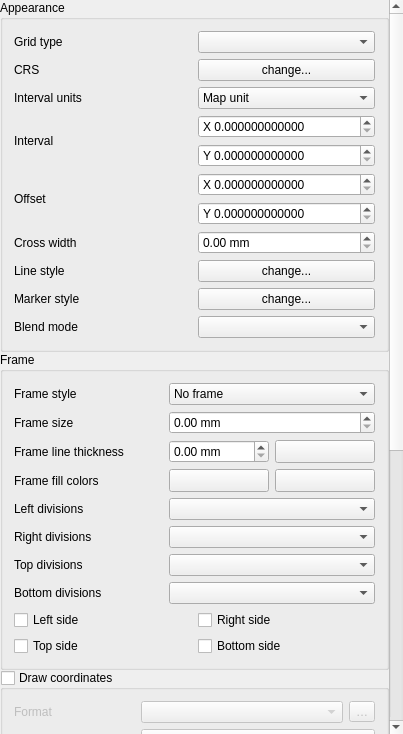
<?xml version="1.0" encoding="UTF-8"?>
<ui version="4.0">
 <class>QgsComposerMapGridWidgetBase</class>
 <widget class="QWidget" name="QgsComposerMapGridWidgetBase">
  <property name="geometry">
   <rect>
    <x>0</x>
    <y>0</y>
    <width>403</width>
    <height>734</height>
   </rect>
  </property>
  <property name="sizePolicy">
   <sizepolicy hsizetype="Expanding" vsizetype="Expanding">
    <horstretch>0</horstretch>
    <verstretch>0</verstretch>
   </sizepolicy>
  </property>
  <property name="windowTitle">
   <string>Map Options</string>
  </property>
  <layout class="QVBoxLayout" name="verticalLayout_2">
   <property name="spacing">
    <number>0</number>
   </property>
   <property name="leftMargin">
    <number>0</number>
   </property>
   <property name="topMargin">
    <number>0</number>
   </property>
   <property name="rightMargin">
    <number>0</number>
   </property>
   <property name="bottomMargin">
    <number>0</number>
   </property>
   <item>
    <widget class="QgsScrollArea" name="scrollArea">
     <property name="frameShape">
      <enum>QFrame::NoFrame</enum>
     </property>
     <property name="widgetResizable">
      <bool>true</bool>
     </property>
     <widget class="QWidget" name="scrollAreaWidgetContents">
      <property name="geometry">
       <rect>
        <x>0</x>
        <y>-361</y>
        <width>386</width>
        <height>1095</height>
       </rect>
      </property>
      <property name="sizePolicy">
       <sizepolicy hsizetype="Preferred" vsizetype="Maximum">
        <horstretch>0</horstretch>
        <verstretch>0</verstretch>
       </sizepolicy>
      </property>
      <layout class="QVBoxLayout" name="mainLayout">
       <property name="spacing">
        <number>0</number>
       </property>
       <property name="leftMargin">
        <number>0</number>
       </property>
       <property name="topMargin">
        <number>0</number>
       </property>
       <property name="rightMargin">
        <number>0</number>
       </property>
       <property name="bottomMargin">
        <number>0</number>
       </property>
       <item>
        <widget class="QgsCollapsibleGroupBoxBasic" name="mGridCheckBox">
         <property name="title">
          <string>Appearance</string>
         </property>
         <layout class="QGridLayout" name="gridLayout_6" columnstretch="0,0">
          <item row="0" column="0">
           <widget class="QLabel" name="mGridTypeLabel_2">
            <property name="accessibleName">
             <string extracomment="Hello translotor"/>
            </property>
            <property name="text">
             <string>Grid type</string>
            </property>
            <property name="wordWrap">
             <bool>false</bool>
            </property>
           </widget>
          </item>
          <item row="0" column="1">
           <widget class="QComboBox" name="mGridTypeComboBox"/>
          </item>
          <item row="1" column="0">
           <widget class="QLabel" name="mMapGridCRSLabel">
            <property name="text">
             <string>CRS</string>
            </property>
           </widget>
          </item>
          <item row="1" column="1">
           <widget class="QPushButton" name="mMapGridCRSButton">
            <property name="text">
             <string>change...</string>
            </property>
           </widget>
          </item>
          <item row="2" column="0">
           <widget class="QLabel" name="mMapGridUnitLabel">
            <property name="text">
             <string>Interval units</string>
            </property>
           </widget>
          </item>
          <item row="2" column="1">
           <widget class="QComboBox" name="mMapGridUnitComboBox">
            <item>
             <property name="text">
              <string>Map unit</string>
             </property>
            </item>
            <item>
             <property name="text">
              <string>Millimeter</string>
             </property>
            </item>
            <item>
             <property name="text">
              <string>Centimeter</string>
             </property>
            </item>
           </widget>
          </item>
          <item row="3" column="0">
           <widget class="QLabel" name="mIntervalXLabel_2">
            <property name="text">
             <string>Interval</string>
            </property>
            <property name="wordWrap">
             <bool>false</bool>
            </property>
           </widget>
          </item>
          <item row="3" column="1">
           <layout class="QVBoxLayout" name="verticalLayout_9">
            <item>
             <widget class="QgsDoubleSpinBox" name="mIntervalXSpinBox">
              <property name="prefix">
               <string>X </string>
              </property>
              <property name="decimals">
               <number>12</number>
              </property>
              <property name="maximum">
               <double>9999999.000000000000000</double>
              </property>
             </widget>
            </item>
            <item>
             <widget class="QgsDoubleSpinBox" name="mIntervalYSpinBox">
              <property name="prefix">
               <string>Y </string>
              </property>
              <property name="decimals">
               <number>12</number>
              </property>
              <property name="maximum">
               <double>9999999.000000000000000</double>
              </property>
             </widget>
            </item>
           </layout>
          </item>
          <item row="4" column="0">
           <widget class="QLabel" name="mOffsetXLabel_2">
            <property name="text">
             <string>Offset</string>
            </property>
            <property name="wordWrap">
             <bool>false</bool>
            </property>
           </widget>
          </item>
          <item row="4" column="1">
           <layout class="QVBoxLayout" name="verticalLayout_10">
            <item>
             <widget class="QgsDoubleSpinBox" name="mOffsetXSpinBox">
              <property name="prefix">
               <string>X </string>
              </property>
              <property name="decimals">
               <number>12</number>
              </property>
              <property name="maximum">
               <double>9999999.000000000000000</double>
              </property>
             </widget>
            </item>
            <item>
             <widget class="QgsDoubleSpinBox" name="mOffsetYSpinBox">
              <property name="prefix">
               <string>Y </string>
              </property>
              <property name="decimals">
               <number>12</number>
              </property>
              <property name="maximum">
               <double>9999999.000000000000000</double>
              </property>
             </widget>
            </item>
           </layout>
          </item>
          <item row="5" column="0">
           <widget class="QLabel" name="mCrossWidthLabel">
            <property name="text">
             <string>Cross width</string>
            </property>
            <property name="wordWrap">
             <bool>false</bool>
            </property>
           </widget>
          </item>
          <item row="5" column="1">
           <widget class="QgsDoubleSpinBox" name="mCrossWidthSpinBox">
            <property name="suffix">
             <string> mm</string>
            </property>
            <property name="decimals">
             <number>2</number>
            </property>
            <property name="showClearButton" stdset="0">
             <bool>false</bool>
            </property>
           </widget>
          </item>
          <item row="6" column="0">
           <widget class="QLabel" name="mLineStyleLabel">
            <property name="text">
             <string>Line style</string>
            </property>
            <property name="wordWrap">
             <bool>false</bool>
            </property>
           </widget>
          </item>
          <item row="6" column="1">
           <widget class="QPushButton" name="mGridLineStyleButton">
            <property name="text">
             <string>change...</string>
            </property>
           </widget>
          </item>
          <item row="7" column="0">
           <widget class="QLabel" name="mMarkerStyleLabel">
            <property name="text">
             <string>Marker style</string>
            </property>
            <property name="wordWrap">
             <bool>false</bool>
            </property>
           </widget>
          </item>
          <item row="7" column="1">
           <widget class="QPushButton" name="mGridMarkerStyleButton">
            <property name="text">
             <string>change...</string>
            </property>
           </widget>
          </item>
          <item row="8" column="0">
           <widget class="QLabel" name="mGridBlendLabel">
            <property name="text">
             <string>Blend mode</string>
            </property>
           </widget>
          </item>
          <item row="8" column="1">
           <widget class="QgsBlendModeComboBox" name="mGridBlendComboBox"/>
          </item>
         </layout>
        </widget>
       </item>
       <item>
        <widget class="QgsCollapsibleGroupBoxBasic" name="mGridFrameGroupBox">
         <property name="focusPolicy">
          <enum>Qt::StrongFocus</enum>
         </property>
         <property name="title">
          <string>Frame</string>
         </property>
         <property name="syncGroup" stdset="0">
          <string notr="true">composermapgrid</string>
         </property>
         <layout class="QGridLayout" name="gridLayout_3" columnstretch="0,1,1">
          <item row="0" column="0">
           <widget class="QLabel" name="mFrameStyleLabel_2">
            <property name="text">
             <string>Frame style</string>
            </property>
            <property name="wordWrap">
             <bool>false</bool>
            </property>
           </widget>
          </item>
          <item row="1" column="0">
           <widget class="QLabel" name="mFrameWidthLabel">
            <property name="text">
             <string>Frame size</string>
            </property>
            <property name="wordWrap">
             <bool>false</bool>
            </property>
           </widget>
          </item>
          <item row="2" column="0">
           <widget class="QLabel" name="mFramePenLabel">
            <property name="text">
             <string>Frame line thickness</string>
            </property>
           </widget>
          </item>
          <item row="2" column="1">
           <widget class="QgsDoubleSpinBox" name="mGridFramePenSizeSpinBox">
            <property name="suffix">
             <string> mm</string>
            </property>
            <property name="showClearButton" stdset="0">
             <bool>false</bool>
            </property>
           </widget>
          </item>
          <item row="2" column="2">
           <widget class="QgsColorButton" name="mGridFramePenColorButton">
            <property name="minimumSize">
             <size>
              <width>100</width>
              <height>0</height>
             </size>
            </property>
            <property name="maximumSize">
             <size>
              <width>100</width>
              <height>16777215</height>
             </size>
            </property>
            <property name="text">
             <string/>
            </property>
           </widget>
          </item>
          <item row="3" column="0">
           <widget class="QLabel" name="mFrameFillLabel">
            <property name="text">
             <string>Frame fill colors</string>
            </property>
           </widget>
          </item>
          <item row="3" column="1">
           <widget class="QgsColorButton" name="mGridFrameFill1ColorButton">
            <property name="minimumSize">
             <size>
              <width>100</width>
              <height>0</height>
             </size>
            </property>
            <property name="maximumSize">
             <size>
              <width>100</width>
              <height>16777215</height>
             </size>
            </property>
            <property name="text">
             <string/>
            </property>
           </widget>
          </item>
          <item row="3" column="2">
           <widget class="QgsColorButton" name="mGridFrameFill2ColorButton">
            <property name="minimumSize">
             <size>
              <width>100</width>
              <height>0</height>
             </size>
            </property>
            <property name="maximumSize">
             <size>
              <width>100</width>
              <height>16777215</height>
             </size>
            </property>
            <property name="text">
             <string/>
            </property>
           </widget>
          </item>
          <item row="8" column="0" colspan="3">
           <layout class="QGridLayout" name="gridLayout_4">
            <item row="0" column="0">
             <widget class="QCheckBox" name="mCheckGridLeftSide">
              <property name="text">
               <string>Left side</string>
              </property>
             </widget>
            </item>
            <item row="0" column="1">
             <widget class="QCheckBox" name="mCheckGridRightSide">
              <property name="text">
               <string>Right side</string>
              </property>
             </widget>
            </item>
            <item row="1" column="0">
             <widget class="QCheckBox" name="mCheckGridTopSide">
              <property name="text">
               <string>Top side</string>
              </property>
             </widget>
            </item>
            <item row="1" column="1">
             <widget class="QCheckBox" name="mCheckGridBottomSide">
              <property name="text">
               <string>Bottom side</string>
              </property>
             </widget>
            </item>
           </layout>
          </item>
          <item row="0" column="1" colspan="2">
           <widget class="QComboBox" name="mFrameStyleComboBox">
            <item>
             <property name="text">
              <string>No frame</string>
             </property>
            </item>
            <item>
             <property name="text">
              <string>Zebra</string>
             </property>
            </item>
            <item>
             <property name="text">
              <string>Interior ticks</string>
             </property>
            </item>
            <item>
             <property name="text">
              <string>Exterior ticks</string>
             </property>
            </item>
            <item>
             <property name="text">
              <string>Interior and exterior ticks</string>
             </property>
            </item>
            <item>
             <property name="text">
              <string>Line border</string>
             </property>
            </item>
           </widget>
          </item>
          <item row="1" column="1" colspan="2">
           <widget class="QgsDoubleSpinBox" name="mFrameWidthSpinBox">
            <property name="suffix">
             <string> mm</string>
            </property>
            <property name="showClearButton" stdset="0">
             <bool>false</bool>
            </property>
           </widget>
          </item>
          <item row="5" column="0">
           <widget class="QLabel" name="mRightDivisionsLabel">
            <property name="text">
             <string>Right divisions</string>
            </property>
           </widget>
          </item>
          <item row="4" column="0">
           <widget class="QLabel" name="mLeftDivisionsLabel">
            <property name="text">
             <string>Left divisions</string>
            </property>
           </widget>
          </item>
          <item row="6" column="0">
           <widget class="QLabel" name="mTopDivisionsLabel">
            <property name="text">
             <string>Top divisions</string>
            </property>
           </widget>
          </item>
          <item row="7" column="0">
           <widget class="QLabel" name="mBottomDivisionsLabel">
            <property name="text">
             <string>Bottom divisions</string>
            </property>
           </widget>
          </item>
          <item row="4" column="1" colspan="2">
           <widget class="QComboBox" name="mFrameDivisionsLeftComboBox"/>
          </item>
          <item row="5" column="1" colspan="2">
           <widget class="QComboBox" name="mFrameDivisionsRightComboBox"/>
          </item>
          <item row="6" column="1" colspan="2">
           <widget class="QComboBox" name="mFrameDivisionsTopComboBox"/>
          </item>
          <item row="7" column="1" colspan="2">
           <widget class="QComboBox" name="mFrameDivisionsBottomComboBox"/>
          </item>
         </layout>
        </widget>
       </item>
       <item>
        <widget class="QgsCollapsibleGroupBoxBasic" name="mDrawAnnotationGroupBox">
         <property name="enabled">
          <bool>true</bool>
         </property>
         <property name="title">
          <string>Draw coordinates</string>
         </property>
         <property name="checkable">
          <bool>true</bool>
         </property>
         <property name="checked">
          <bool>false</bool>
         </property>
         <property name="syncGroup" stdset="0">
          <string notr="true">composermapgrid</string>
         </property>
         <property name="collapsed" stdset="0">
          <bool>false</bool>
         </property>
         <layout class="QGridLayout" name="gridLayout">
          <item row="0" column="0">
           <widget class="QLabel" name="mAnnotationFormatLabel">
            <property name="text">
             <string>Format</string>
            </property>
           </widget>
          </item>
          <item row="0" column="1">
           <layout class="QHBoxLayout" name="horizontalLayout_13">
            <item>
             <widget class="QComboBox" name="mAnnotationFormatComboBox"/>
            </item>
            <item>
             <widget class="QToolButton" name="mAnnotationFormatButton">
              <property name="text">
               <string>…</string>
              </property>
              <property name="icon">
               <iconset resource="../../../images/images.qrc">
                <normaloff>:/images/themes/default/mIconExpression.svg</normaloff>:/images/themes/default/mIconExpression.svg</iconset>
              </property>
             </widget>
            </item>
           </layout>
          </item>
          <item row="1" column="0">
           <widget class="QLabel" name="mAnnotationPositionLabelLeft">
            <property name="text">
             <string>Left</string>
            </property>
            <property name="wordWrap">
             <bool>true</bool>
            </property>
           </widget>
          </item>
          <item row="1" column="1">
           <widget class="QComboBox" name="mAnnotationDisplayLeftComboBox"/>
          </item>
          <item row="2" column="1">
           <widget class="QComboBox" name="mAnnotationPositionLeftComboBox"/>
          </item>
          <item row="3" column="1">
           <widget class="QComboBox" name="mAnnotationDirectionComboBoxLeft"/>
          </item>
          <item row="4" column="0">
           <widget class="QLabel" name="mAnnotationPositionLabelRight">
            <property name="text">
             <string>Right</string>
            </property>
            <property name="wordWrap">
             <bool>true</bool>
            </property>
           </widget>
          </item>
          <item row="4" column="1">
           <widget class="QComboBox" name="mAnnotationDisplayRightComboBox"/>
          </item>
          <item row="5" column="1">
           <widget class="QComboBox" name="mAnnotationPositionRightComboBox"/>
          </item>
          <item row="6" column="1">
           <widget class="QComboBox" name="mAnnotationDirectionComboBoxRight"/>
          </item>
          <item row="7" column="0">
           <widget class="QLabel" name="mAnnotationPositionLabelTop">
            <property name="text">
             <string>Top</string>
            </property>
            <property name="wordWrap">
             <bool>true</bool>
            </property>
           </widget>
          </item>
          <item row="7" column="1">
           <widget class="QComboBox" name="mAnnotationDisplayTopComboBox"/>
          </item>
          <item row="8" column="1">
           <widget class="QComboBox" name="mAnnotationPositionTopComboBox"/>
          </item>
          <item row="9" column="1">
           <widget class="QComboBox" name="mAnnotationDirectionComboBoxTop"/>
          </item>
          <item row="10" column="0">
           <widget class="QLabel" name="mAnnotationPositionLabelBottom">
            <property name="text">
             <string>Bottom</string>
            </property>
            <property name="wordWrap">
             <bool>true</bool>
            </property>
           </widget>
          </item>
          <item row="10" column="1">
           <widget class="QComboBox" name="mAnnotationDisplayBottomComboBox"/>
          </item>
          <item row="11" column="1">
           <widget class="QComboBox" name="mAnnotationPositionBottomComboBox"/>
          </item>
          <item row="12" column="1">
           <widget class="QComboBox" name="mAnnotationDirectionComboBoxBottom"/>
          </item>
          <item row="13" column="0">
           <widget class="QLabel" name="label">
            <property name="text">
             <string>Font</string>
            </property>
           </widget>
          </item>
          <item row="14" column="0">
           <widget class="QLabel" name="mFontColorLabel">
            <property name="text">
             <string>Font color</string>
            </property>
           </widget>
          </item>
          <item row="15" column="0">
           <widget class="QLabel" name="mDistanceToFrameLabel">
            <property name="text">
             <string>Distance to map frame</string>
            </property>
            <property name="wordWrap">
             <bool>true</bool>
            </property>
           </widget>
          </item>
          <item row="15" column="1">
           <widget class="QgsDoubleSpinBox" name="mDistanceToMapFrameSpinBox">
            <property name="suffix">
             <string> mm</string>
            </property>
           </widget>
          </item>
          <item row="16" column="0">
           <widget class="QLabel" name="mCoordinatePrecisionLabel">
            <property name="text">
             <string>Coordinate precision</string>
            </property>
            <property name="wordWrap">
             <bool>true</bool>
            </property>
           </widget>
          </item>
          <item row="16" column="1">
           <widget class="QgsSpinBox" name="mCoordinatePrecisionSpinBox">
            <property name="showClearButton" stdset="0">
             <bool>false</bool>
            </property>
           </widget>
          </item>
          <item row="14" column="1">
           <layout class="QHBoxLayout" name="horizontalLayout">
            <item>
             <widget class="QgsColorButton" name="mAnnotationFontColorButton">
              <property name="minimumSize">
               <size>
                <width>120</width>
                <height>0</height>
               </size>
              </property>
              <property name="text">
               <string/>
              </property>
             </widget>
            </item>
            <item>
             <spacer name="horizontalSpacer">
              <property name="orientation">
               <enum>Qt::Horizontal</enum>
              </property>
              <property name="sizeHint" stdset="0">
               <size>
                <width>40</width>
                <height>20</height>
               </size>
              </property>
             </spacer>
            </item>
           </layout>
          </item>
          <item row="13" column="1">
           <widget class="QgsFontButton" name="mAnnotationFontButton">
            <property name="sizePolicy">
             <sizepolicy hsizetype="Expanding" vsizetype="Fixed">
              <horstretch>0</horstretch>
              <verstretch>0</verstretch>
             </sizepolicy>
            </property>
            <property name="text">
             <string>Font</string>
            </property>
           </widget>
          </item>
         </layout>
        </widget>
       </item>
      </layout>
     </widget>
    </widget>
   </item>
  </layout>
 </widget>
 <layoutdefault spacing="6" margin="11"/>
 <customwidgets>
  <customwidget>
   <class>QgsScrollArea</class>
   <extends>QScrollArea</extends>
   <header>qgsscrollarea.h</header>
   <container>1</container>
  </customwidget>
  <customwidget>
   <class>QgsColorButton</class>
   <extends>QToolButton</extends>
   <header>qgscolorbutton.h</header>
   <container>1</container>
  </customwidget>
  <customwidget>
   <class>QgsCollapsibleGroupBoxBasic</class>
   <extends>QGroupBox</extends>
   <header>qgscollapsiblegroupbox.h</header>
   <container>1</container>
  </customwidget>
  <customwidget>
   <class>QgsDoubleSpinBox</class>
   <extends>QDoubleSpinBox</extends>
   <header>qgsdoublespinbox.h</header>
  </customwidget>
  <customwidget>
   <class>QgsFontButton</class>
   <extends>QToolButton</extends>
   <header>qgsfontbutton.h</header>
  </customwidget>
  <customwidget>
   <class>QgsSpinBox</class>
   <extends>QSpinBox</extends>
   <header>qgsspinbox.h</header>
  </customwidget>
  <customwidget>
   <class>QgsBlendModeComboBox</class>
   <extends>QComboBox</extends>
   <header>qgsblendmodecombobox.h</header>
  </customwidget>
 </customwidgets>
 <tabstops>
  <tabstop>scrollArea</tabstop>
  <tabstop>mGridTypeComboBox</tabstop>
  <tabstop>mMapGridCRSButton</tabstop>
  <tabstop>mMapGridUnitComboBox</tabstop>
  <tabstop>mIntervalXSpinBox</tabstop>
  <tabstop>mIntervalYSpinBox</tabstop>
  <tabstop>mOffsetXSpinBox</tabstop>
  <tabstop>mOffsetYSpinBox</tabstop>
  <tabstop>mCrossWidthSpinBox</tabstop>
  <tabstop>mGridLineStyleButton</tabstop>
  <tabstop>mGridMarkerStyleButton</tabstop>
  <tabstop>mGridBlendComboBox</tabstop>
  <tabstop>mGridFrameGroupBox</tabstop>
  <tabstop>mFrameStyleComboBox</tabstop>
  <tabstop>mFrameWidthSpinBox</tabstop>
  <tabstop>mGridFramePenSizeSpinBox</tabstop>
  <tabstop>mGridFramePenColorButton</tabstop>
  <tabstop>mGridFrameFill1ColorButton</tabstop>
  <tabstop>mGridFrameFill2ColorButton</tabstop>
  <tabstop>mFrameDivisionsLeftComboBox</tabstop>
  <tabstop>mFrameDivisionsRightComboBox</tabstop>
  <tabstop>mFrameDivisionsTopComboBox</tabstop>
  <tabstop>mFrameDivisionsBottomComboBox</tabstop>
  <tabstop>mCheckGridLeftSide</tabstop>
  <tabstop>mCheckGridRightSide</tabstop>
  <tabstop>mCheckGridTopSide</tabstop>
  <tabstop>mCheckGridBottomSide</tabstop>
  <tabstop>mDrawAnnotationGroupBox</tabstop>
  <tabstop>mAnnotationFormatComboBox</tabstop>
  <tabstop>mAnnotationFormatButton</tabstop>
  <tabstop>mAnnotationDisplayLeftComboBox</tabstop>
  <tabstop>mAnnotationPositionLeftComboBox</tabstop>
  <tabstop>mAnnotationDirectionComboBoxLeft</tabstop>
  <tabstop>mAnnotationDisplayRightComboBox</tabstop>
  <tabstop>mAnnotationPositionRightComboBox</tabstop>
  <tabstop>mAnnotationDirectionComboBoxRight</tabstop>
  <tabstop>mAnnotationDisplayTopComboBox</tabstop>
  <tabstop>mAnnotationPositionTopComboBox</tabstop>
  <tabstop>mAnnotationDirectionComboBoxTop</tabstop>
  <tabstop>mAnnotationDisplayBottomComboBox</tabstop>
  <tabstop>mAnnotationPositionBottomComboBox</tabstop>
  <tabstop>mAnnotationDirectionComboBoxBottom</tabstop>
  <tabstop>mAnnotationFontButton</tabstop>
  <tabstop>mAnnotationFontColorButton</tabstop>
  <tabstop>mDistanceToMapFrameSpinBox</tabstop>
  <tabstop>mCoordinatePrecisionSpinBox</tabstop>
 </tabstops>
 <resources>
  <include location="../../../images/images.qrc"/>
  <include location="../../../images/images.qrc"/>
  <include location="../../../images/images.qrc"/>
  <include location="../../../images/images.qrc"/>
  <include location="../../../images/images.qrc"/>
  <include location="../../../images/images.qrc"/>
  <include location="../../../images/images.qrc"/>
  <include location="../../../images/images.qrc"/>
  <include location="../../../images/images.qrc"/>
  <include location="../../../images/images.qrc"/>
  <include location="../../../images/images.qrc"/>
  <include location="../../../images/images.qrc"/>
  <include location="../../../images/images.qrc"/>
  <include location="../../../images/images.qrc"/>
  <include location="../../../images/images.qrc"/>
  <include location="../../../images/images.qrc"/>
  <include location="../../../images/images.qrc"/>
  <include location="../../../images/images.qrc"/>
  <include location="../../../images/images.qrc"/>
  <include location="../../../images/images.qrc"/>
  <include location="../../../images/images.qrc"/>
  <include location="../../../images/images.qrc"/>
  <include location="../../../images/images.qrc"/>
  <include location="../../../images/images.qrc"/>
 </resources>
 <connections/>
</ui>
